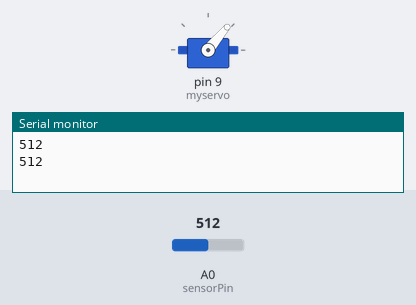
Simulated run of this sketch. Board: Arduino Uno, built with avr-gcc and run on an emulated ATmega328P. Shown: servo, the last lines printed to the serial monitor. The inputs (shaded band) are chosen by the test bench; at power-on: A0 (sensorPin) = 512.

Above: at 7.2 s.
7.3 s: A0 (sensorPin) set to 482
At 10.6 s:
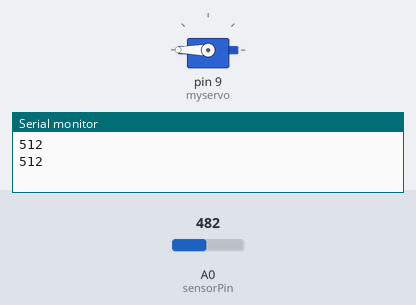
14.5 s: A0 (sensorPin) set to 510
At 15.03 s:
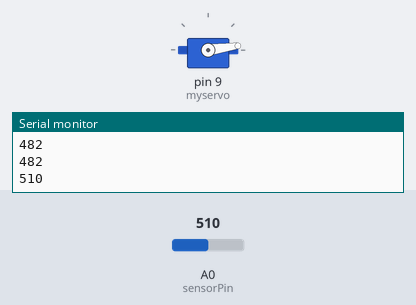
21.7 s: A0 (sensorPin) set to 490
At 22.38 s:
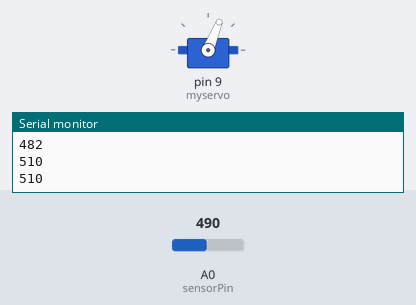
28.9 s: A0 (sensorPin) set to 511
At 30.22 s:
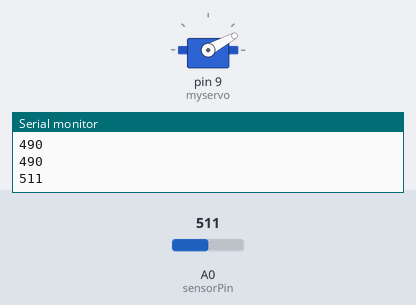
Timing chart, 0 to 37.1 s (numbered marks = the images above; inputs shaded):
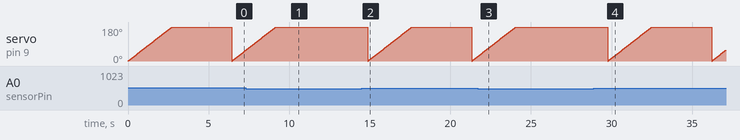

Measured:
- the behaviour switches between 501 and 500 on A0 (sensorPin) (found by bisection; images 0 and 1)
- after the input at 7.3 s, servo on pin 9 (myservo): goes on until 9.2 s, then stays 180°
- after the input at 14.5 s, servo on pin 9 (myservo): ramps from 0° to 180° and jumps back, once every 6.4 s
- after the input at 21.7 s, servo on pin 9 (myservo): goes on until 24.0 s, then stays 180°
- after the input at 28.9 s, servo on pin 9 (myservo): ramps from 0° to 180° and jumps back, once every 6.4 s

The sketch:

motor.ino
```cpp
#include<Servo.h>
Servo myservo;
int pos=0;
int sensorPin=A0;
int sensorValue=0;

void setup()
{
  myservo.attach(9);
  Serial.begin(9600);
}

void loop()
{
sensorValue=analogRead(sensorPin);
Serial.println(sensorValue);


if(sensorValue>500){
  for(pos=0;pos<=360;pos++)
  {myservo.write(pos);
  delay(15);
  }

  for(pos=360;pos<=0;pos--)
  {myservo.write(pos);
  delay(15);
  }

}delay(1000);

}
```
